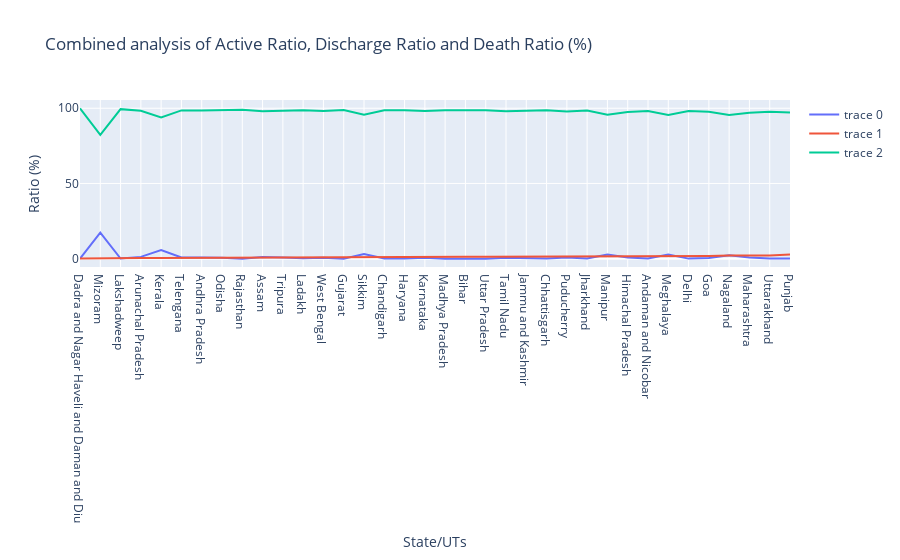

Notebook code for this chart:
### Code cell
fig=go.Figure()
d1=go.Scatter(x=df['State/UTs'],y=df['Active Ratio (%)'])
d2=go.Scatter(x=df['State/UTs'],y=df['Death Ratio (%)'])
d3=go.Scatter(x=df['State/UTs'],y=df['Discharge Ratio (%)'])
fig.add_trace(d1)
fig.add_trace(d2)
fig.add_trace(d3)
fig.update_layout(title='Combined analysis of Active Ratio, Discharge Ratio and Death Ratio (%)',
                   xaxis_title='State/UTs',
                   yaxis_title='Ratio (%)')


#fig.add_trace(d3,mode='lines',name='Dishcharge Ratio')

### Figure 1 — Plotly figure (JSON) as saved in the notebook; plotly's stock layout.template omitted (floating-point values rounded to 4 significant figures)
{"data": [{"type": "scatter", "x": ["Dadra and Nagar Haveli and Daman and Diu", "Mizoram", "Lakshadweep", "Arunachal Pradesh", "Kerala", "Telengana", "Andhra Pradesh", "Odisha", "Rajasthan", "Assam", "Tripura", "Ladakh", "West Bengal", "Gujarat", "Sikkim", "Chandigarh", "Haryana", "Karnataka", "Madhya Pradesh", "Bihar", "Uttar Pradesh", "Tamil Nadu", "Jammu and Kashmir", "Chhattisgarh", "Puducherry", "Jharkhand", "Manipur", "Himachal Pradesh", "Andaman and Nicobar", "Meghalaya", "Delhi", "Goa", "Nagaland", "Maharashtra", "Uttarakhand", "Punjab"], "y": [0.02, 17.37, 0.09, 1.19, 5.66, 0.83, 0.72, 0.62, 0.01, 1.08, 0.83, 0.26, 0.55, 0.02, 3.02, 0.05, 0.08, 0.59, 0.02, 0.01, 0.01, 0.62, 0.39, 0.04, 0.74, 0.04, 2.75, 0.79, 0.08, 2.73, 0.03, 0.51, 2.34, 0.79, 0.11, 0.05]}, {"type": "scatter", "x": ["Dadra and Nagar Haveli and Daman and Diu", "Mizoram", "Lakshadweep", "Arunachal Pradesh", "Kerala", "Telengana", "Andhra Pradesh", "Odisha", "Rajasthan", "Assam", "Tripura", "Ladakh", "West Bengal", "Gujarat", "Sikkim", "Chandigarh", "Haryana", "Karnataka", "Madhya Pradesh", "Bihar", "Uttar Pradesh", "Tamil Nadu", "Jammu and Kashmir", "Chhattisgarh", "Puducherry", "Jharkhand", "Manipur", "Himachal Pradesh", "Andaman and Nicobar", "Meghalaya", "Delhi", "Goa", "Nagaland", "Maharashtra", "Uttarakhand", "Punjab"], "y": [0.04, 0.34, 0.49, 0.5, 0.51, 0.59, 0.69, 0.8, 0.94, 0.96, 0.96, 1.01, 1.19, 1.22, 1.24, 1.25, 1.26, 1.27, 1.33, 1.33, 1.34, 1.34, 1.35, 1.35, 1.46, 1.48, 1.56, 1.68, 1.7, 1.72, 1.74, 1.84, 2.08, 2.12, 2.15, 2.74]}, {"type": "scatter", "x": ["Dadra and Nagar Haveli and Daman and Diu", "Mizoram", "Lakshadweep", "Arunachal Pradesh", "Kerala", "Telengana", "Andhra Pradesh", "Odisha", "Rajasthan", "Assam", "Tripura", "Ladakh", "West Bengal", "Gujarat", "Sikkim", "Chandigarh", "Haryana", "Karnataka", "Madhya Pradesh", "Bihar", "Uttar Pradesh", "Tamil Nadu", "Jammu and Kashmir", "Chhattisgarh", "Puducherry", "Jharkhand", "Manipur", "Himachal Pradesh", "Andaman and Nicobar", "Meghalaya", "Delhi", "Goa", "Nagaland", "Maharashtra", "Uttarakhand", "Punjab"], "y": [99.94, 82.28, 99.42, 98.31, 93.83, 98.58, 98.59, 98.58, 99.05, 97.95, 98.21, 98.73, 98.26, 98.76, 95.74, 98.7, 98.66, 98.14, 98.66, 98.66, 98.65, 98.05, 98.25, 98.62, 97.8, 98.49, 95.69, 97.53, 98.22, 95.55, 98.23, 97.65, 95.58, 97.09, 97.74, 97.21]}], "layout": {"title": {"text": "Combined analysis of Active Ratio, Discharge Ratio and Death Ratio (%)"}, "xaxis": {"title": {"text": "State/UTs"}}, "yaxis": {"title": {"text": "Ratio (%)"}}}}
